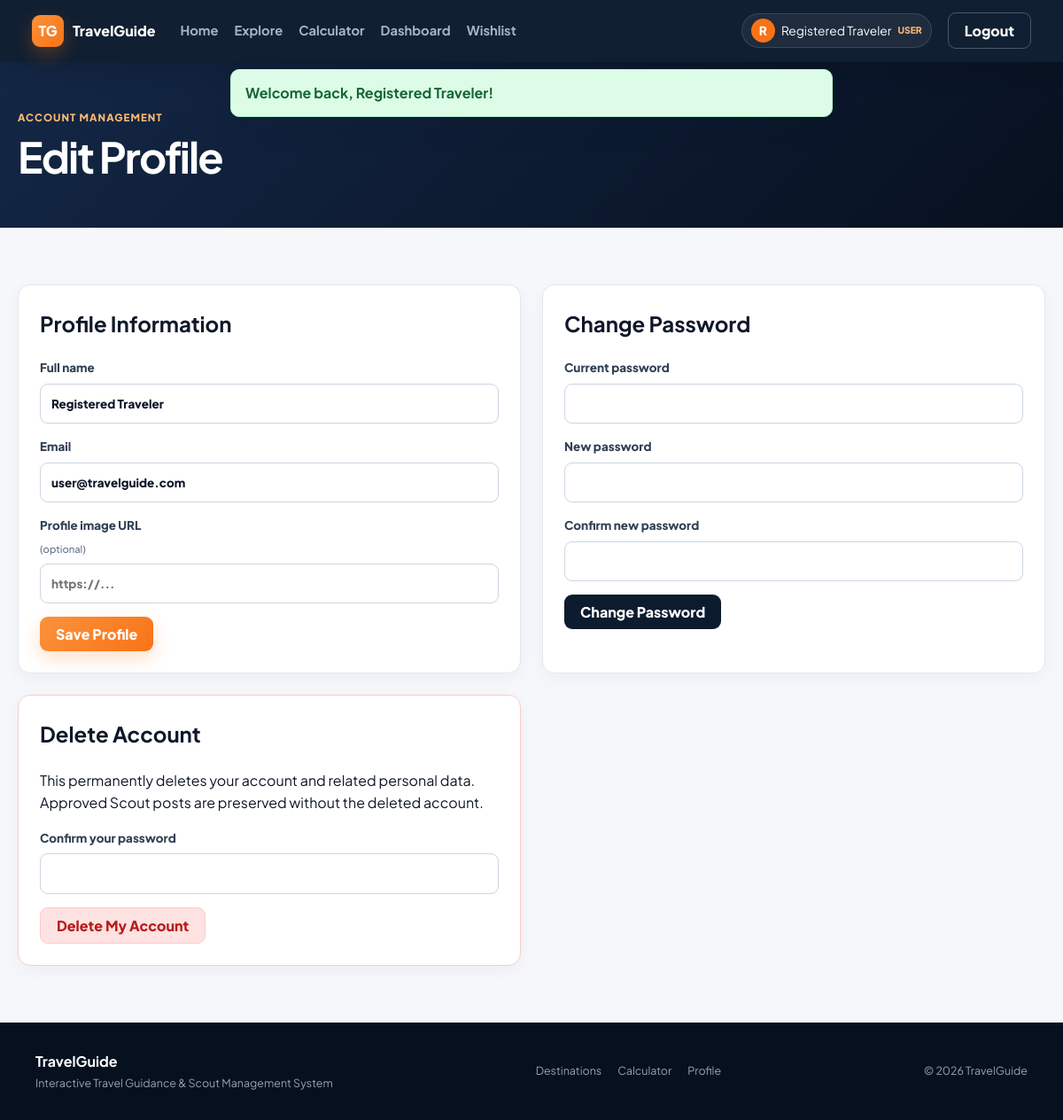
The app's page /index.php?route=profile/edit (signed in) with its own data.
### tables this page shows
CREATE TABLE users (
    id INT AUTO_INCREMENT PRIMARY KEY,
    name VARCHAR(100) NOT NULL,
    email VARCHAR(150) NOT NULL UNIQUE,
    password_hash VARCHAR(255) NOT NULL,
    profile_image VARCHAR(500) NULL,
    role_id INT NOT NULL,
    is_verified TINYINT(1) NOT NULL DEFAULT 1,
    created_at TIMESTAMP NOT NULL DEFAULT CURRENT_TIMESTAMP,
    updated_at TIMESTAMP NOT NULL DEFAULT CURRENT_TIMESTAMP ON UPDATE CURRENT_TIMESTAMP,
    CONSTRAINT fk_users_role FOREIGN KEY (role_id) REFERENCES roles(id)
);

CREATE TABLE roles (
    id INT AUTO_INCREMENT PRIMARY KEY,
    role_name VARCHAR(30) NOT NULL UNIQUE
);

### app/Core/Controller.php (called while the page is built, shortened)
<?php
abstract class Controller
{
    protected function view(string $view, array $data = []): void
    {
        $file = APP_ROOT . '/app/Views/' . $view . '.php';
        extract($data, EXTR_SKIP);
        require APP_ROOT . '/app/Views/layouts/header.php';
        require $file;
        require APP_ROOT . '/app/Views/layouts/footer.php';
    }
}

### app/Controllers/ProfileController.php (called while the page is built, shortened)
<?php
class ProfileController extends Controller
{
    public function edit(): void
    {
        $user = (new User())->findById(Auth::id());
        $this->view('profile/edit',['title'=>'Edit Profile','user'=>$user]);
    }
}

### app/Core/Router.php (called while the page is built, shortened)
<?php
class Router
{
    private array $routes = [];
    public function get(string $route, array $handler): void
    {
        $this->routes['GET'][$route] = $handler;
    }
    public function post(string $route, array $handler): void
    {
        $this->routes['POST'][$route] = $handler;
    }
    public function dispatch(): void
    {
        $method = strtoupper($_SERVER['REQUEST_METHOD'] ?? 'GET');
        $route = trim((string)($_GET['route'] ?? ''), '/');
        $handler = $this->routes[$method][$route] ?? null;
        [$class, $action] = $handler;
        $controller = new $class();
        $controller->$action();
    }
}

### index.php (called while the page is built, shortened)
<?php
require_once __DIR__ . '/config/bootstrap.php';
$router = new Router();
$router->get('', [HomeController::class, 'index']);
$router->get('home', [HomeController::class, 'index']);
$router->get('explore', [HomeController::class, 'explore']);
$router->get('post', [PostController::class, 'show']);
$router->get('login', [AuthController::class, 'loginForm']);
$router->post('login', [AuthController::class, 'login']);
$router->get('register', [AuthController::class, 'registerForm']);
$router->post('register', [AuthController::class, 'register']);
$router->post('logout', [AuthController::class, 'logout']);
$router->get('forgot-password', [AuthController::class, 'forgotForm']);
$router->post('forgot-password', [AuthController::class, 'forgot']);
$router->get('reset-password', [AuthController::class, 'resetForm']);
$router->post('reset-password', [AuthController::class, 'reset']);
$router->get('dashboard', [DashboardController::class, 'index']);
$router->get('profile', [ProfileController::class, 'show']);
$router->get('profile/edit', [ProfileController::class, 'edit']);
$router->post('profile/update', [ProfileController::class, 'update']);
$router->post('profile/password', [ProfileController::class, 'password']);
$router->post('profile/delete', [ProfileController::class, 'delete']);
$router->get('wishlist', [WishlistController::class, 'index']);
$router->post('wishlist/toggle', [WishlistController::class, 'toggle']);
$router->post('comment/store', [CommentController::class, 'store']);
$router->post('comment/delete', [CommentController::class, 'deleteOwn']);
$router->get('calculator', [CalculatorController::class, 'index']);
$router->post('calculator/calculate', [CalculatorController::class, 'calculate']);
$router->get('scout/requests', [ScoutController::class, 'requests']);
$router->get('scout/request/create', [ScoutController::class, 'create']);
$router->post('scout/request/store', [ScoutController::class, 'store']);
$router->get('scout/request/edit', [ScoutController::class, 'edit']);
$router->post('scout/request/update', [ScoutController::class, 'update']);
$router->post('scout/request/delete', [ScoutController::class, 'delete']);
$router->get('admin/dashboard', [AdminController::class, 'dashboard']);
$router->get('admin/users', [AdminController::class, 'users']);
$router->post('admin/user/add', [AdminController::class, 'addUser']);
$router->post('admin/user/verify', [AdminController::class, 'verifyUser']);
$router->post('admin/user/delete', [AdminController::class, 'deleteUser']);
$router->get('admin/requests', [AdminController::class, 'requests']);
$router->post('admin/request/review', [AdminController::class, 'reviewRequest']);
$router->get('admin/posts', [AdminController::class, 'posts']);
$router->get('admin/post/edit', [AdminController::class, 'editPost']);
$router->post('admin/post/update', [AdminController::class, 'updatePost']);
$router->post('admin/post/delete', [AdminController::class, 'deletePost']);
$router->get('admin/comments', [AdminController::class, 'comments']);
$router->post('admin/comment/delete', [AdminController::class, 'deleteComment']);
$router->dispatch();

### app/helpers.php (called while the page is built, shortened)
<?php
function e(?string $value): string
{
    return htmlspecialchars((string)$value, ENT_QUOTES, 'UTF-8');
}
function base_path_url(): string
{
    $script = $_SERVER['SCRIPT_NAME'] ?? '/index.php';
    $dir = rtrim(str_replace('\\', '/', dirname($script)), '/');
    return $dir === '' || $dir === '.' ? '' : $dir;
}
function url(string $route = '', array $params = []): string
{
    $base = base_path_url() . '/index.php';
    if ($route !== '') {
        $params = ['route' => $route] + $params;
    }
    return $params ? $base . '?' . http_build_query($params) : $base;
}
function asset(string $path): string
{
    return base_path_url() . '/public/' . ltrim($path, '/');
}
function flash(string $key, ?string $value = null): ?string
{
    $message = $_SESSION['_flash'][$key] ?? null;
    return $message;
}
function auth(): ?array
{
    return Auth::user();
}

### app/Core/Auth.php (called while the page is built, shortened)
<?php
class Auth
{
    public static function user(): ?array
    {
        return $_SESSION['user'] ?? null;
    }
    public static function check(): bool
    {
        return isset($_SESSION['user']['id']);
    }
    public static function id(): ?int
    {
        return self::check() ? (int)$_SESSION['user']['id'] : null;
    }
}

### app/Core/Model.php (called while the page is built, shortened)
<?php
abstract class Model
{
    public function __construct()
    {
        $this->db = Database::connection();
    }
}

### config/bootstrap.php (called while the page is built, shortened)
<?php
spl_autoload_register(function (string $class): void {
    $prefixes = [
        'App\\Core\\' => APP_ROOT . '/app/Core/',
        'App\\Controllers\\' => APP_ROOT . '/app/Controllers/',
        'App\\Models\\' => APP_ROOT . '/app/Models/',
    ];
    foreach ($prefixes as $prefix => $baseDir) {
        if (str_starts_with($class, $prefix)) {
            $relative = substr($class, strlen($prefix));
            $file = $baseDir . str_replace('\\', '/', $relative) . '.php';
            return;
        }
    }
});
require_once APP_ROOT . '/app/helpers.php';

### app/Core/Database.php (called while the page is built, shortened)
<?php
class Database
{
    private static ?PDO $instance = null;
    public static function connection(): PDO
    {
        if (self::$instance === null) {
            $dsn = 'mysql:host=' . DB_HOST . ';port=' . DB_PORT . ';dbname=' . DB_NAME . ';charset=utf8mb4';
            try {
                self::$instance = new PDO($dsn, DB_USER, DB_PASS, [
                    PDO::ATTR_ERRMODE => PDO::ERRMODE_EXCEPTION,
                    PDO::ATTR_DEFAULT_FETCH_MODE => PDO::FETCH_ASSOC,
                    PDO::ATTR_EMULATE_PREPARES => false,
                ]);
            } catch (PDOException $e) {
                http_response_code(500);
                $message = APP_ENV === 'development' ? $e->getMessage() : 'Database connection failed.';
                exit('<h1>Database Error</h1><p>' . htmlspecialchars($message, ENT_QUOTES, 'UTF-8') . '</p><p>Import <code>database.sql</code> and verify config/app.php.</p>');
            }
        }
        return self::$instance;
    }
}

### app/Models/User.php (called while the page is built, shortened)
<?php
class User extends Model
{
    public function findById(int $id): ?array
    {
        $stmt = $this->db->prepare('SELECT u.*, r.role_name FROM users u JOIN roles r ON r.id=u.role_id WHERE u.id=? LIMIT 1');
        $stmt->execute([$id]);
        return $stmt->fetch() ?: null;
    }
}

### app/Views/profile/edit.php (the view)
<section class="page-hero compact"><div class="container"><span class="eyebrow">Account Management</span><h1>Edit Profile</h1></div></section>
<section class="section container settings-grid">
<div class="panel"><h2>Profile Information</h2><form method="post" action="<?= e(url('profile/update')) ?>"><?= csrf_field() ?><label>Full name<input name="name" value="<?= e($user['name']) ?>" required></label><label>Email<input type="email" name="email" value="<?= e($user['email']) ?>" required></label><label>Profile image URL <small>(optional)</small><input type="url" name="profile_image" value="<?= e($user['profile_image'] ?? '') ?>" placeholder="https://..."></label><button class="btn btn-primary" type="submit">Save Profile</button></form></div>
<div class="panel"><h2>Change Password</h2><form method="post" action="<?= e(url('profile/password')) ?>"><?= csrf_field() ?><label>Current password<input type="password" name="current_password" required></label><label>New password<input type="password" name="password" minlength="8" required></label><label>Confirm new password<input type="password" name="password_confirmation" minlength="8" required></label><button class="btn btn-dark" type="submit">Change Password</button></form></div>
<?php if($user['role_name']!=='admin'): ?><div class="panel danger-panel"><h2>Delete Account</h2><p>This permanently deletes your account and related personal data. Approved Scout posts are preserved without the deleted account.</p><form method="post" action="<?= e(url('profile/delete')) ?>" onsubmit="return confirm('Permanently delete your account?')"><?= csrf_field() ?>
    <label>Confirm your password<input type="password" name="password" required></label>
    <button class="btn btn-danger" type="submit">Delete My Account </button>
</form>
</div><?php endif; ?>
</section>

### app/Views/layouts/header.php (shortened to what this page needs)
<?php
$currentRoute = trim((string)($_GET['route'] ?? ''), '/');
$success = flash('success');
$error = flash('error');
$user = auth();
?>
<!doctype html>
<html lang="en">
<head>
    <link rel="stylesheet" href="<?= e(asset('assets/css/app.css')) ?>">
</head>
<body>
<nav class="navbar">
    <a class="brand" href="<?= e(url('home')) ?>"><span class="logo">TG</span><span>TravelGuide</span></a>
    <div class="nav-menu" data-nav-menu>
        <div class="nav-links">
            <a class="<?= in_array($currentRoute,['','home'],true)?'active':'' ?>" href="<?= e(url('home')) ?>">Home</a>
            <a class="<?= $currentRoute==='explore'?'active':'' ?>" href="<?= e(url('explore')) ?>">Explore</a>
            <a class="<?= $currentRoute==='calculator'?'active':'' ?>" href="<?= e(url('calculator')) ?>">Calculator</a>
            <?php if ($user): ?>
                <a class="<?= $currentRoute==='dashboard' || str_starts_with($currentRoute,'admin/')?'active':'' ?>" href="<?= e(url('dashboard')) ?>">Dashboard</a>
                <a href="<?= e(url('wishlist')) ?>">Wishlist</a>
            <?php endif; ?>
        </div>
        <div class="nav-actions">
            <?php if (!$user): ?>
                <a class="btn btn-ghost" href="<?= e(url('login')) ?>">Login</a>
                <a class="btn btn-primary" href="<?= e(url('register')) ?>">Register</a>
            <?php else: ?>
                <a class="profile-chip" href="<?= e(url('profile')) ?>">
                    <span class="avatar-sm"><?= e(strtoupper(substr($user['name'],0,1))) ?></span>
                    <span><?= e($user['name']) ?></span>
                    <small><?= e(ucfirst($user['role'])) ?></small>
                </a>
                <form method="post" action="<?= e(url('logout')) ?>">
                    <button class="btn btn-outline-light" type="submit">Logout</button>
                </form>
            <?php endif; ?>
        </div>
    </div>
</nav>
<?php if ($success || $error): ?>
<div class="flash-wrap">
    <?php if ($success): ?><div class="alert alert-success"><?= e($success) ?></div><?php endif; ?>
</div>
<?php endif; ?>
<main>

### records on screen
users: name "R", name "Registered Traveler", role.role_name "USER", email "user@travelguide.com"

### other values on screen
$success "Welcome back, Registered Traveler!"
